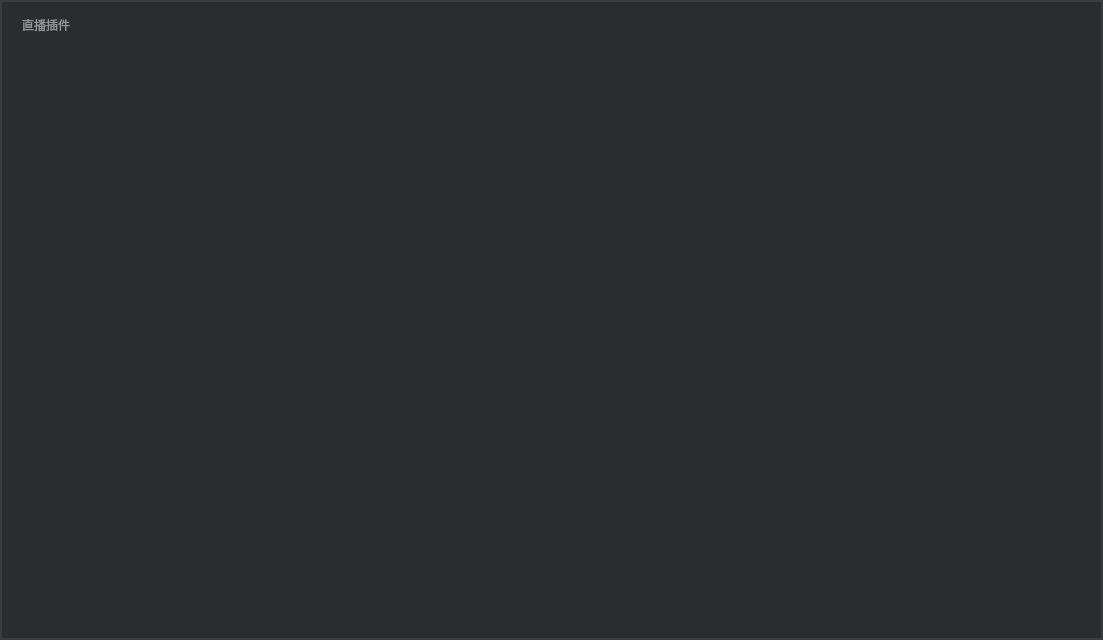
<?xml version="1.0" encoding="UTF-8"?>
<ui version="4.0">
 <class>VhallLivePlugInUnitDlg</class>
 <widget class="QDialog" name="VhallLivePlugInUnitDlg">
  <property name="geometry">
   <rect>
    <x>0</x>
    <y>0</y>
    <width>1103</width>
    <height>640</height>
   </rect>
  </property>
  <property name="windowTitle">
   <string>Dialog</string>
  </property>
  <layout class="QGridLayout" name="gridLayout">
   <property name="leftMargin">
    <number>0</number>
   </property>
   <property name="topMargin">
    <number>0</number>
   </property>
   <property name="rightMargin">
    <number>0</number>
   </property>
   <property name="bottomMargin">
    <number>0</number>
   </property>
   <property name="spacing">
    <number>0</number>
   </property>
   <item row="0" column="0">
    <widget class="QWidget" name="left_top" native="true">
     <property name="minimumSize">
      <size>
       <width>2</width>
       <height>2</height>
      </size>
     </property>
     <property name="maximumSize">
      <size>
       <width>2</width>
       <height>2</height>
      </size>
     </property>
     <property name="cursor">
      <cursorShape>SizeFDiagCursor</cursorShape>
     </property>
     <property name="styleSheet">
      <string notr="true">background-color:rgb(60,60,60);</string>
     </property>
    </widget>
   </item>
   <item row="0" column="1">
    <widget class="QWidget" name="top" native="true">
     <property name="minimumSize">
      <size>
       <width>0</width>
       <height>2</height>
      </size>
     </property>
     <property name="maximumSize">
      <size>
       <width>16777215</width>
       <height>2</height>
      </size>
     </property>
     <property name="cursor">
      <cursorShape>SizeVerCursor</cursorShape>
     </property>
     <property name="styleSheet">
      <string notr="true">background-color:rgb(60,60,60);</string>
     </property>
    </widget>
   </item>
   <item row="0" column="2">
    <widget class="QWidget" name="right_top" native="true">
     <property name="minimumSize">
      <size>
       <width>2</width>
       <height>2</height>
      </size>
     </property>
     <property name="maximumSize">
      <size>
       <width>2</width>
       <height>2</height>
      </size>
     </property>
     <property name="cursor">
      <cursorShape>SizeBDiagCursor</cursorShape>
     </property>
     <property name="styleSheet">
      <string notr="true">background-color:rgb(60,60,60);</string>
     </property>
    </widget>
   </item>
   <item row="1" column="0">
    <widget class="QWidget" name="left" native="true">
     <property name="minimumSize">
      <size>
       <width>2</width>
       <height>0</height>
      </size>
     </property>
     <property name="maximumSize">
      <size>
       <width>2</width>
       <height>16777215</height>
      </size>
     </property>
     <property name="cursor">
      <cursorShape>SizeHorCursor</cursorShape>
     </property>
     <property name="styleSheet">
      <string notr="true">background-color:rgb(60,60,60);</string>
     </property>
    </widget>
   </item>
   <item row="1" column="1">
    <widget class="QWidget" name="widget" native="true">
     <property name="sizePolicy">
      <sizepolicy hsizetype="Expanding" vsizetype="Expanding">
       <horstretch>0</horstretch>
       <verstretch>0</verstretch>
      </sizepolicy>
     </property>
     <property name="minimumSize">
      <size>
       <width>898</width>
       <height>602</height>
      </size>
     </property>
     <layout class="QGridLayout" name="gridLayout_2">
      <property name="leftMargin">
       <number>0</number>
      </property>
      <property name="topMargin">
       <number>0</number>
      </property>
      <property name="rightMargin">
       <number>0</number>
      </property>
      <property name="bottomMargin">
       <number>0</number>
      </property>
      <property name="spacing">
       <number>0</number>
      </property>
      <item row="0" column="0">
       <widget class="QWidget" name="widget_title" native="true">
        <property name="minimumSize">
         <size>
          <width>0</width>
          <height>45</height>
         </size>
        </property>
        <property name="maximumSize">
         <size>
          <width>16777215</width>
          <height>45</height>
         </size>
        </property>
        <property name="cursor">
         <cursorShape>ArrowCursor</cursorShape>
        </property>
        <property name="styleSheet">
         <string notr="true">background-color:rgb(43,44,46)</string>
        </property>
        <layout class="QGridLayout" name="gridLayout_3">
         <property name="leftMargin">
          <number>20</number>
         </property>
         <property name="rightMargin">
          <number>20</number>
         </property>
         <item row="0" column="0">
          <widget class="QLabel" name="label_tool">
           <property name="styleSheet">
            <string notr="true">color:rgb(150,150,150);
font: 12pt &quot;微软雅黑&quot;;</string>
           </property>
           <property name="text">
            <string>直播插件</string>
           </property>
          </widget>
         </item>
         <item row="0" column="1">
          <spacer name="horizontalSpacer">
           <property name="orientation">
            <enum>Qt::Horizontal</enum>
           </property>
           <property name="sizeHint" stdset="0">
            <size>
             <width>840</width>
             <height>20</height>
            </size>
           </property>
          </spacer>
         </item>
         <item row="0" column="2">
          <layout class="QHBoxLayout" name="layout_tool"/>
         </item>
        </layout>
       </widget>
      </item>
      <item row="1" column="0">
       <widget class="QWidget" name="widget_10" native="true">
        <property name="styleSheet">
         <string notr="true">background-color:rgb(43,44,46)</string>
        </property>
        <layout class="QGridLayout" name="gridLayout_4">
         <property name="leftMargin">
          <number>0</number>
         </property>
         <property name="topMargin">
          <number>0</number>
         </property>
         <property name="rightMargin">
          <number>0</number>
         </property>
         <property name="bottomMargin">
          <number>0</number>
         </property>
         <property name="spacing">
          <number>0</number>
         </property>
         <item row="0" column="0">
          <layout class="QVBoxLayout" name="verticalLayout_web"/>
         </item>
        </layout>
       </widget>
      </item>
     </layout>
    </widget>
   </item>
   <item row="1" column="2">
    <widget class="QWidget" name="right" native="true">
     <property name="minimumSize">
      <size>
       <width>2</width>
       <height>0</height>
      </size>
     </property>
     <property name="maximumSize">
      <size>
       <width>2</width>
       <height>16777215</height>
      </size>
     </property>
     <property name="cursor">
      <cursorShape>SizeHorCursor</cursorShape>
     </property>
     <property name="styleSheet">
      <string notr="true">background-color:rgb(60,60,60);</string>
     </property>
    </widget>
   </item>
   <item row="2" column="0">
    <widget class="QWidget" name="left_down" native="true">
     <property name="minimumSize">
      <size>
       <width>2</width>
       <height>2</height>
      </size>
     </property>
     <property name="maximumSize">
      <size>
       <width>2</width>
       <height>2</height>
      </size>
     </property>
     <property name="cursor">
      <cursorShape>SizeBDiagCursor</cursorShape>
     </property>
     <property name="styleSheet">
      <string notr="true">background-color:rgb(60,60,60);</string>
     </property>
    </widget>
   </item>
   <item row="2" column="1">
    <widget class="QWidget" name="down" native="true">
     <property name="minimumSize">
      <size>
       <width>0</width>
       <height>2</height>
      </size>
     </property>
     <property name="maximumSize">
      <size>
       <width>16777215</width>
       <height>2</height>
      </size>
     </property>
     <property name="cursor">
      <cursorShape>SizeVerCursor</cursorShape>
     </property>
     <property name="styleSheet">
      <string notr="true">background-color:rgb(60,60,60);</string>
     </property>
    </widget>
   </item>
   <item row="2" column="2">
    <widget class="QWidget" name="right_down" native="true">
     <property name="minimumSize">
      <size>
       <width>2</width>
       <height>0</height>
      </size>
     </property>
     <property name="maximumSize">
      <size>
       <width>2</width>
       <height>16777215</height>
      </size>
     </property>
     <property name="cursor">
      <cursorShape>SizeFDiagCursor</cursorShape>
     </property>
     <property name="styleSheet">
      <string notr="true">background-color:rgb(60,60,60);</string>
     </property>
    </widget>
   </item>
  </layout>
 </widget>
 <resources/>
 <connections/>
</ui>
